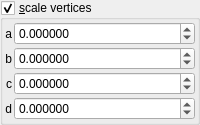
    <widget class="MyGroupBox" name="groupCheck_transf_function_enabledD_false">
     <property name="title">
      <string>&amp;scale vertices</string>
     </property>
     <property name="checkable">
      <bool>true</bool>
     </property>
     <layout class="QVBoxLayout" name="verticalLayout_16" stretch="0">
      <property name="spacing">
       <number>2</number>
      </property>
      <property name="leftMargin">
       <number>2</number>
      </property>
      <property name="topMargin">
       <number>2</number>
      </property>
      <property name="rightMargin">
       <number>2</number>
      </property>
      <property name="bottomMargin">
       <number>2</number>
      </property>
      <item>
       <layout class="QGridLayout" name="gridLayout_20" columnstretch="0,1">
        <property name="spacing">
         <number>2</number>
        </property>
        <item row="5" column="0">
         <widget class="QLabel" name="label_134">
          <property name="sizePolicy">
           <sizepolicy hsizetype="Preferred" vsizetype="Preferred">
            <horstretch>0</horstretch>
            <verstretch>0</verstretch>
           </sizepolicy>
          </property>
          <property name="text">
           <string notr="true">c</string>
          </property>
          <property name="alignment">
           <set>Qt::AlignRight|Qt::AlignTrailing|Qt::AlignVCenter</set>
          </property>
         </widget>
        </item>
        <item row="5" column="1">
         <widget class="MyDoubleSpinBox" name="spinbox4_transf_scale_1111_z">
          <property name="sizePolicy">
           <sizepolicy hsizetype="Minimum" vsizetype="Maximum">
            <horstretch>0</horstretch>
            <verstretch>0</verstretch>
           </sizepolicy>
          </property>
          <property name="prefix">
           <string/>
          </property>
          <property name="suffix">
           <string/>
          </property>
          <property name="decimals">
           <number>6</number>
          </property>
          <property name="minimum">
           <double>-100.000000000000000</double>
          </property>
          <property name="maximum">
           <double>100.000000000000000</double>
          </property>
          <property name="singleStep">
           <double>0.100000000000000</double>
          </property>
         </widget>
        </item>
        <item row="4" column="0">
         <widget class="QLabel" name="label_133">
          <property name="sizePolicy">
           <sizepolicy hsizetype="Preferred" vsizetype="Preferred">
            <horstretch>0</horstretch>
            <verstretch>0</verstretch>
           </sizepolicy>
          </property>
          <property name="text">
           <string notr="true">b</string>
          </property>
          <property name="alignment">
           <set>Qt::AlignRight|Qt::AlignTrailing|Qt::AlignVCenter</set>
          </property>
         </widget>
        </item>
        <item row="3" column="0">
         <widget class="QLabel" name="label_131">
          <property name="sizePolicy">
           <sizepolicy hsizetype="Preferred" vsizetype="Preferred">
            <horstretch>0</horstretch>
            <verstretch>0</verstretch>
           </sizepolicy>
          </property>
          <property name="text">
           <string notr="true">a</string>
          </property>
          <property name="alignment">
           <set>Qt::AlignRight|Qt::AlignTrailing|Qt::AlignVCenter</set>
          </property>
         </widget>
        </item>
        <item row="4" column="1">
         <widget class="MyDoubleSpinBox" name="spinbox4_transf_scale_1111_y">
          <property name="sizePolicy">
           <sizepolicy hsizetype="Minimum" vsizetype="Maximum">
            <horstretch>0</horstretch>
            <verstretch>0</verstretch>
           </sizepolicy>
          </property>
          <property name="prefix">
           <string/>
          </property>
          <property name="suffix">
           <string/>
          </property>
          <property name="decimals">
           <number>6</number>
          </property>
          <property name="minimum">
           <double>-100.000000000000000</double>
          </property>
          <property name="maximum">
           <double>100.000000000000000</double>
          </property>
          <property name="singleStep">
           <double>0.100000000000000</double>
          </property>
         </widget>
        </item>
        <item row="3" column="1">
         <widget class="MyDoubleSpinBox" name="spinbox4_transf_scale_1111_x">
          <property name="sizePolicy">
           <sizepolicy hsizetype="Minimum" vsizetype="Maximum">
            <horstretch>0</horstretch>
            <verstretch>0</verstretch>
           </sizepolicy>
          </property>
          <property name="prefix">
           <string/>
          </property>
          <property name="suffix">
           <string/>
          </property>
          <property name="decimals">
           <number>6</number>
          </property>
          <property name="minimum">
           <double>-100.000000000000000</double>
          </property>
          <property name="maximum">
           <double>100.000000000000000</double>
          </property>
          <property name="singleStep">
           <double>0.100000000000000</double>
          </property>
         </widget>
        </item>
        <item row="6" column="1">
         <widget class="MyDoubleSpinBox" name="spinbox4_transf_scale_1111_w">
          <property name="sizePolicy">
           <sizepolicy hsizetype="Minimum" vsizetype="Maximum">
            <horstretch>0</horstretch>
            <verstretch>0</verstretch>
           </sizepolicy>
          </property>
          <property name="prefix">
           <string/>
          </property>
          <property name="suffix">
           <string/>
          </property>
          <property name="decimals">
           <number>6</number>
          </property>
          <property name="minimum">
           <double>-100.000000000000000</double>
          </property>
          <property name="maximum">
           <double>100.000000000000000</double>
          </property>
          <property name="singleStep">
           <double>0.100000000000000</double>
          </property>
         </widget>
        </item>
        <item row="6" column="0">
         <widget class="QLabel" name="label_132">
          <property name="sizePolicy">
           <sizepolicy hsizetype="Preferred" vsizetype="Preferred">
            <horstretch>0</horstretch>
            <verstretch>0</verstretch>
           </sizepolicy>
          </property>
          <property name="text">
           <string notr="true">d</string>
          </property>
          <property name="alignment">
           <set>Qt::AlignRight|Qt::AlignTrailing|Qt::AlignVCenter</set>
          </property>
         </widget>
        </item>
       </layout>
      </item>
     </layout>
    </widget>
